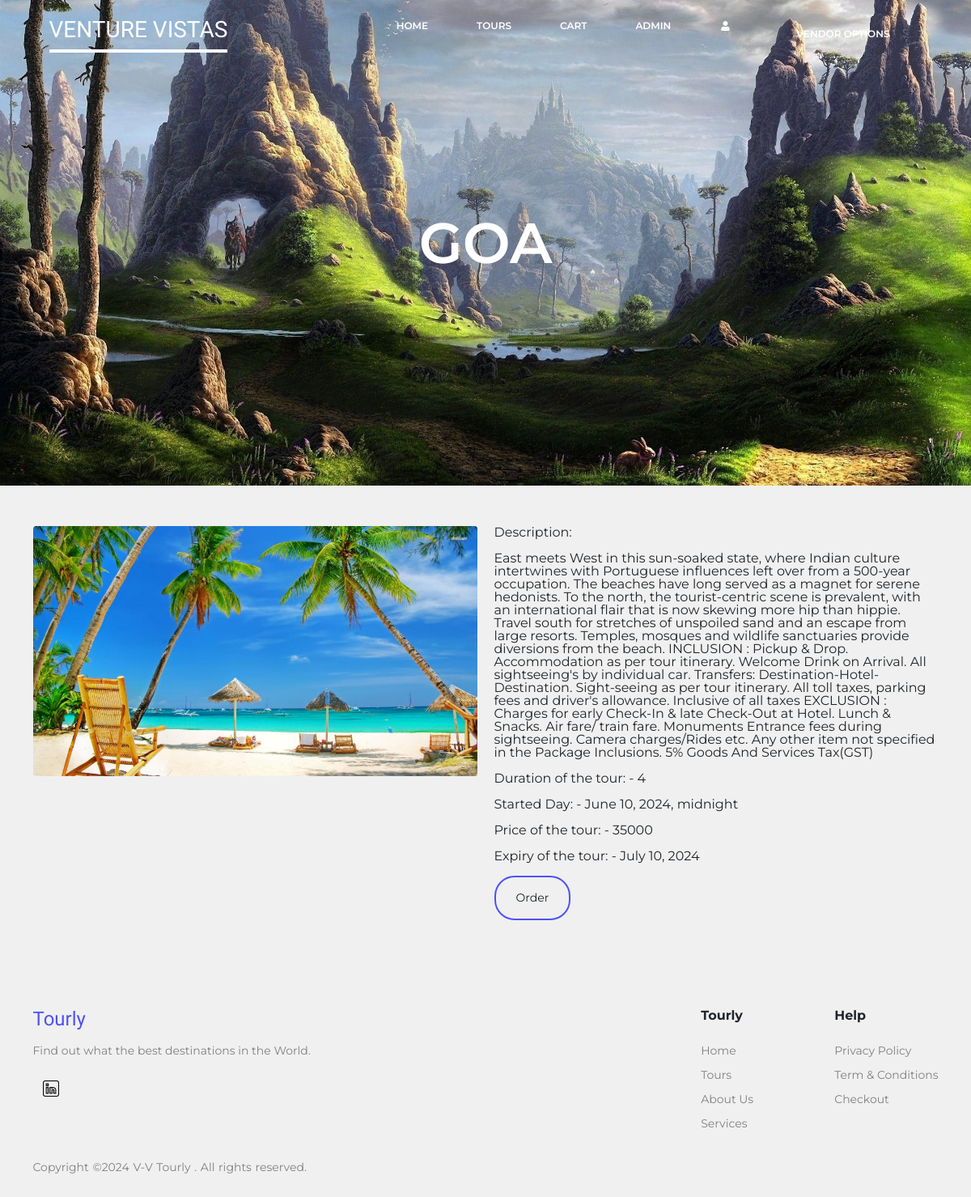
The page /tour/12 on the database its author committed.
### web_tech_django/apps/blog/models.py (models this page shows, shortened)
class Tour(models.Model):
    name = models.CharField('Tour name', max_length=60)
    description = models.TextField('Tour description')
    started = models.DateTimeField('Started date')
    expiry = models.DateField('Expiry date', null=True)
    duration = models.IntegerField('Tour duration')
    price = models.IntegerField('Tour price')
    image = models.ImageField('Tour image', upload_to='tours/')
    approved = models.BooleanField('Approved', default=False)

### web_tech_django/apps/blog/views.py (the view)
# urls.py: path('tour/<id>', views.detail_view, name='detail_view'),
def detail_view(request, id):
    if request.user.is_staff or request.user.is_superuser:
     return redirect('blog:tours')
    tour = Tour.objects.get(id = id)
    return render(request, "blog/detail_view.html", {'tour':tour})

### web_tech_django/templates/blog/detail_view.html (shortened to what this page needs)
{% extends 'base.html' %}
{% load static %}
{% block content %}
{% if not user.is_staff %}
    <div class="showcase">
        <div class="container">
            <div class="showcase__text">
                {{ tour.name }}
            </div>
        </div>
    </div>
    <div class="tour" style="margin: 50px 0;">
        <div class="container">
            <div class="row">
                <div class="col-lg-6 ">
                    <img class="img-fluid rounded" src="{% static "uploads/" %}{{ tour.image }}" alt="" height="400px">
                </div>
                <div class="col-lg-6 ">
                    <div class="tour__desc">
                    Description: <br><br> {{ tour.description }}
                    </div>
                    <br>
                    <div > Duration of the tour: - {{ tour.duration }}</div>
                    <br>
                    <div > Started Day: - {{ tour.started }}</div>
                    <br>
                    <div > Price of the tour: - {{ tour.price }}</div>
                    <br>
                    <div > Expiry of the tour: - {{ tour.expiry }}</div>
                    <br>
                    <a href="{% url 'blog:add_to_cart' id=tour.id %}" class="btn">Order</a>
            </div>
            </div>
        </div>
    </div>
{% endif %}
{% endblock %}

### web_tech_django/static/blog/css/index.css (style rules this page uses)
* { padding:0;margin:0;border:0; }
*,*:before,*:after { -moz-box-sizing:border-box;-webkit-box-sizing:border-box;box-sizing:border-box; }
html,body { height:100%;width:100%;font-size:100%;line-height:1;font-size:14px;-ms-text-size-adjust:100%;-moz-text-size-adjust:100%;-webkit-text-size-adjust:100%; }
a,a:visited { text-decoration:none; }
img { vertical-align:top; }
body { margin: 0; padding: 0; background-color: #fff; font-family: 'Montserrat', sans-serif; font-size: 16px; -webkit-transition: 0.5s; -o-transition: 0.5s; transition: 0.5s; }
.btn { padding: 15px 25px; text-align: center; border: 2px solid #4d51fa; border-radius: 25px; transition: 0.5s; }
.showcase { height: 600px; background-image: url(../img/show_bg.jpg); background-repeat: no-repeat; background-size: cover; -webkit-transition: 0.5s; -o-transition: 0.5s; transition: 0.5s; display: flex; align-items: center; justify-content: center; }
.showcase__text { color: #fff; font-size: 70px; font-weight: 600; text-align: center; }

### web_tech_django/templates/base.html (style rules this page uses)
body { font-family: 'Montserrat', sans-serif; background-color: #f0f0f0; margin: 0; padding: 0; }

### rows shown on the page
Tour: name "GOA", image (picture), description "East meets West in this sun-soaked state, where Indian culture intertwines with Portuguese influences left over from a 500-year occupation. The beaches have long served as a magnet for serene hedonists. To the north, the tourist-centric scene is prevalent, with an international flair that is now skewing more hip than hippie. Travel south for stretches of unspoiled sand and an escape from large resorts. Temples, mosques and wildlife sanctuaries provide diversions from the beach. INCLUSION : Pickup & Drop. Accommodation as per tour itinerary. Welcome Drink on Arrival. All sightseeing's by individual car. Transfers: Destination-Hotel-Destination. Sight-seeing as per tour itinerary. All toll…", duration "4", started "June 10, 2024, midnight", price "35000", expiry "July 10, 2024"

### other values the page prints
{{ current_year }} "2024"
